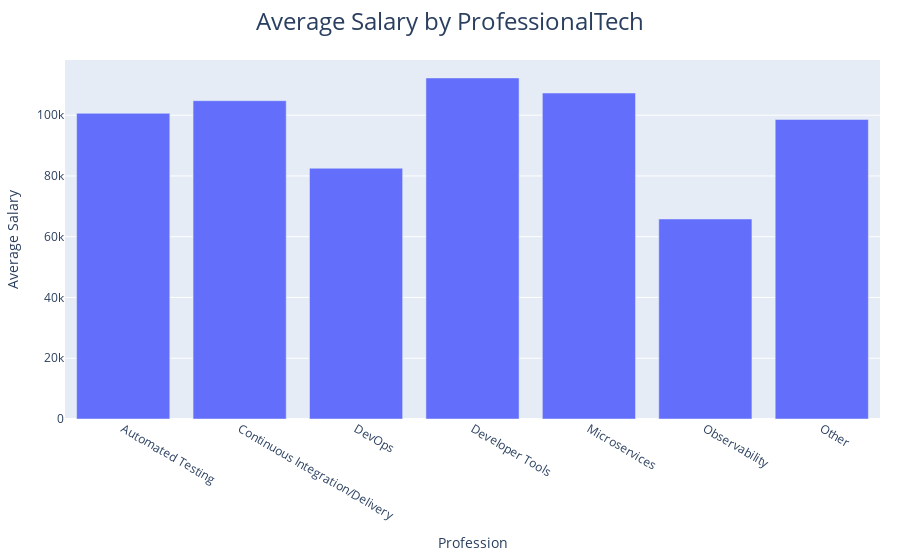

Notebook source saved alongside this figure:
### Code cell
avg_salary_by_education = df2023.groupby('ProfessionalTech')['SalaryUSD'].mean().reset_index()
fig_bar = px.bar(avg_salary_by_education, x='ProfessionalTech', y='SalaryUSD', 
                  title="Average Salary by ProfessionalTech",
                  labels={'SalaryUSD': 'Average Salary', 'ProfessionalTech': 'Profession'})
fig_bar.update_layout(title_x=0.5, title_font=dict(size=24), margin=dict(t=60, b=20, l=20, r=20))

### Figure 1 — Plotly figure (JSON) as saved in the notebook; plotly's stock layout.template omitted (floating-point values rounded to 4 significant figures)
{"data": [{"alignmentgroup": "True", "hovertemplate": "Profession=%{x}<br>Average Salary=%{y}<extra></extra>", "legendgroup": "", "marker": {"color": "#636efa", "pattern": {"shape": ""}}, "name": "", "offsetgroup": "", "orientation": "v", "showlegend": false, "textposition": "auto", "type": "bar", "x": ["Automated Testing", "Continuous Integration/Delivery", "DevOps", "Developer Tools", "Microservices", "Observability", "Other"], "xaxis": "x", "y": [100600.0, 104800.0, 82540.0, 112300.0, 107300.0, 65830.0, 98580.0], "yaxis": "y"}], "layout": {"barmode": "relative", "legend": {"tracegroupgap": 0}, "margin": {"b": 20, "l": 20, "r": 20, "t": 60}, "title": {"font": {"size": 24}, "text": "Average Salary by ProfessionalTech", "x": 0.5}, "xaxis": {"anchor": "y", "domain": [0, 1], "title": {"text": "Profession"}}, "yaxis": {"anchor": "x", "domain": [0, 1], "title": {"text": "Average Salary"}}}}
